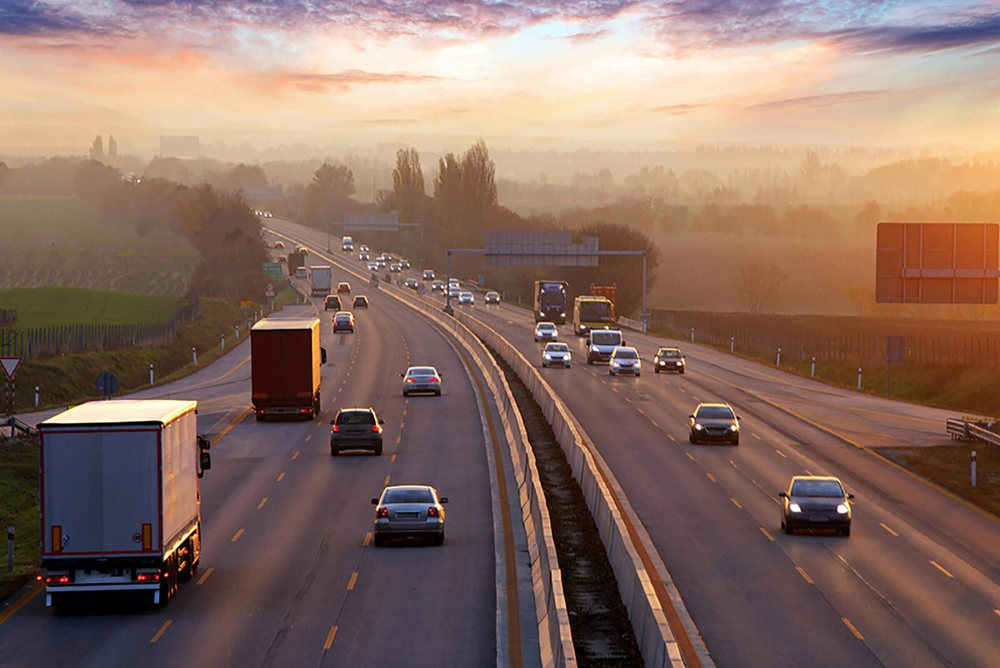
#> input picture Open CV/images/image.png, 1000 x 668 px, shrunk from 2400 x 1603 before the run, found by its file name
$ python main.py
#> lines starting #> are read from the running program, lines starting #| are printed output that depends on the picture
from colorsys import rgb_to_yiq
import cv2
import numpy as np
import matplotlib.pyplot as plt

image          = cv2.imread('School Task\images\image.png')
#> image is the input picture: shape (668, 1000, 3); mean B, G, R 98.4, 109.4, 136.3
rgb_image      = cv2.cvtColor(image, cv2.COLOR_BGR2RGB)
gray_image     = cv2.cvtColor(image, cv2.COLOR_BGR2GRAY)
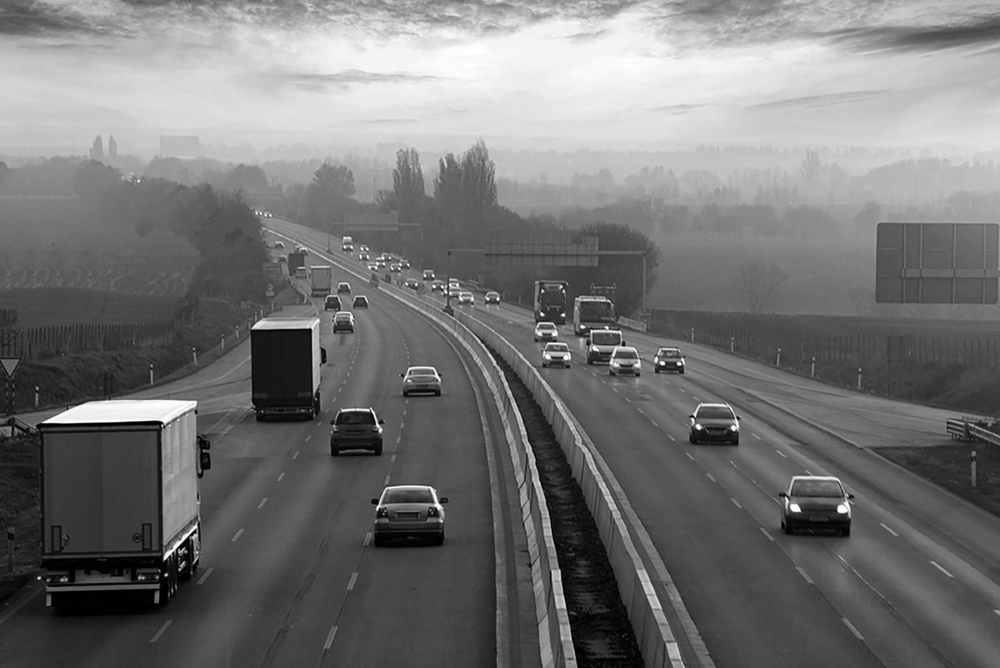
#> gray_image: shape (668, 1000); min 0, max 255, mean 116.2

negative_image = 255 - image
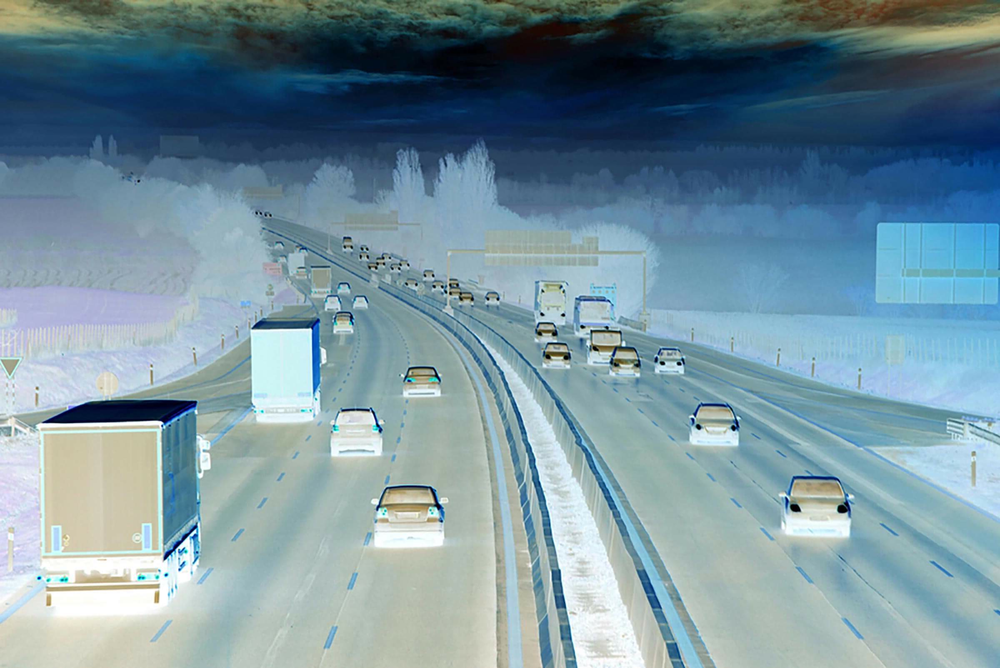
#> negative_image: shape (668, 1000, 3); mean B, G, R 156.6, 145.6, 118.7
clip_image     = np.clip(image, 0, 159)
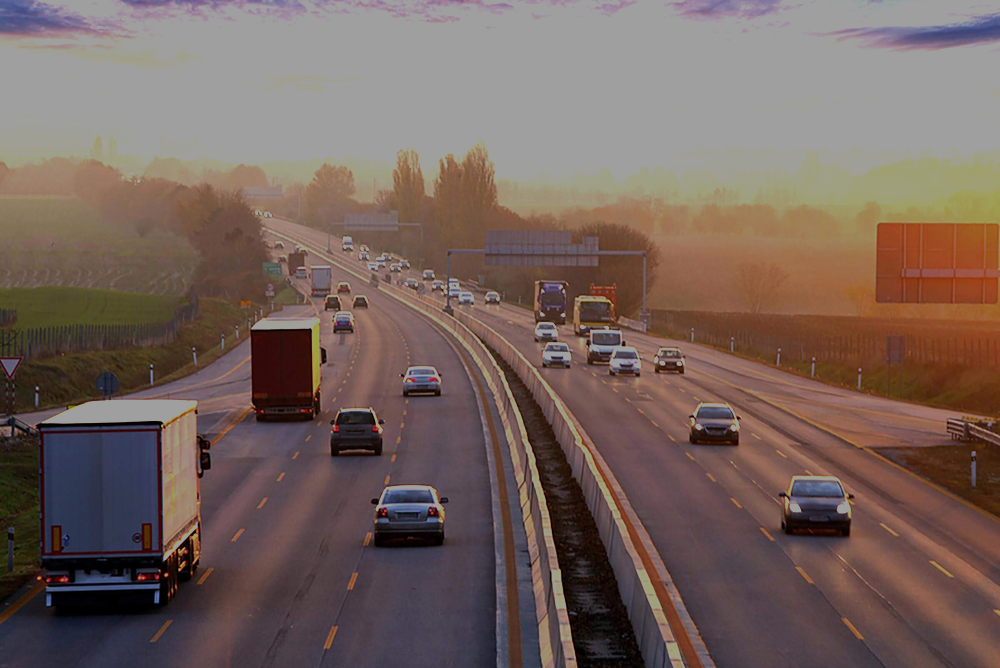
#> clip_image: shape (668, 1000, 3); mean B, G, R 92.4, 98.5, 116.8

while True:

    plt.subplot(2, 2, 1)
    plt.imshow(rgb_image)
    plt.title('RGB Image')

    plt.subplot(2, 2, 2)
    plt.imshow(gray_image, cmap='gray')
    plt.title('Gray Image')

    plt.subplot(2, 2, 3)
    plt.imshow(negative_image)
    plt.title('Negative Image')

    plt.subplot(2, 2, 4)
    plt.imshow(clip_image)
    plt.title('Clip Image')

    plt.show()
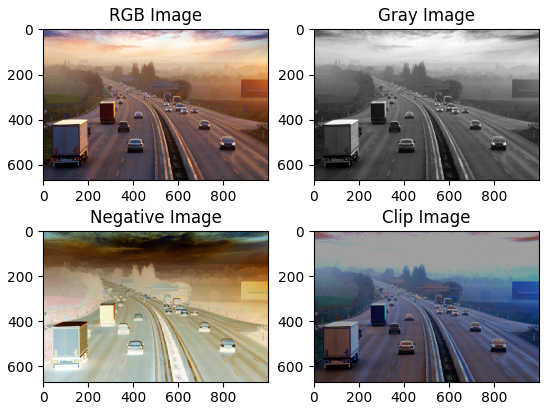
#> figure drawn by matplotlib, 4 panels; B, G, R data is drawn as R, G, B
    break
